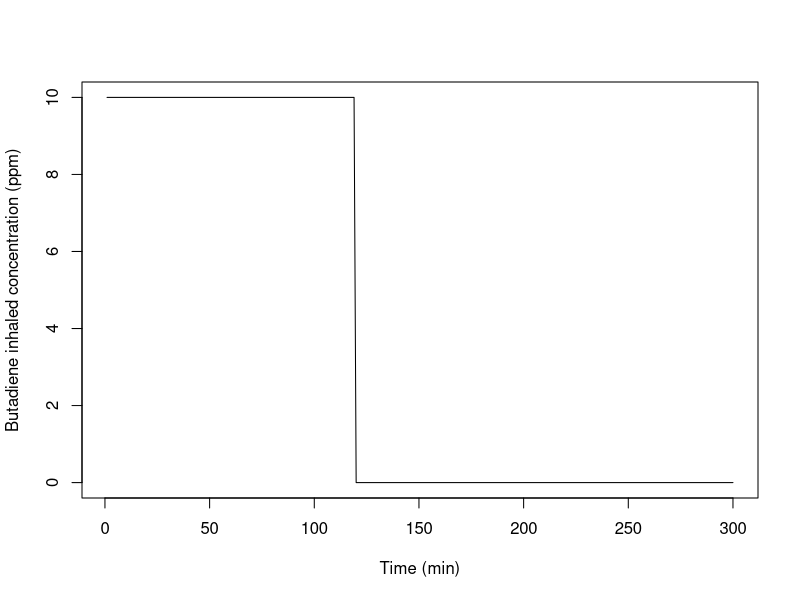
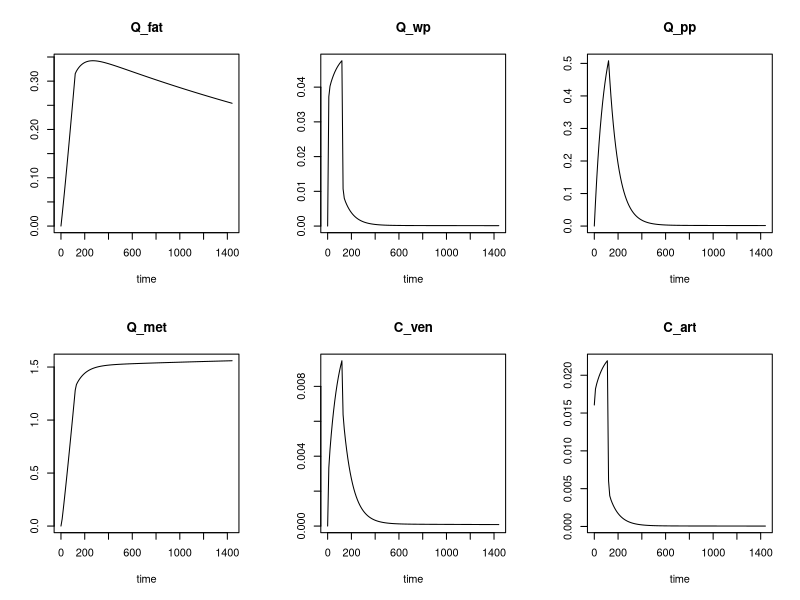

The R script that drew these images, in order:
## ---- chunk 1
knitr::opts_chunk$set(eval = T)
## ---- chunk 2
library(deSolve)
## ---- chunk 3
# Define the model equations
bd.model = function(t, y, parameters) {
  with (as.list(y), {
    with (as.list(parameters), {
      
      # Define some known constants
      Height = 1.6       # use to calculate fraction of body fat
      Age = 40           # use to calculate fraction of body fat
      Sex = 1            # use to calculate fraction of body fat
      MW_bu = 54.0914    # butadiene molecular weight (in grams)

      # Conversions from/to ppm
      ppm_per_mM = 24450 # ppm to mM under normal conditions
      ppm_per_mg_per_l = ppm_per_mM / MW_bu
      mg_per_l_per_ppm = 1 / ppm_per_mg_per_l
      
      # Calculate Flow_alv from total pulmonary flow
      Flow_alv = Flow_pul * (1 - Pct_Deadspace)
      
      # Calculate total blood flow from Flow_alv and the V/P ratio
      Flow_tot = Flow_alv / Vent_Perf
      
      # Calculate fraction of body fat
      Pct_BDM_fat = (1.2 * BDM / (Height * Height) - 10.8 * (2 - Sex) + 0.23 * Age - 5.4) * 0.01
      
      # Actual volumes, 10% of body mass (bones…) get no butadiene
      Eff_V_fat = Pct_BDM_fat * BDM
      Eff_V_wp = Pct_LBDM_wp * BDM * (1 - Pct_BDM_fat)
      Eff_V_pp = 0.9 * BDM - Eff_V_fat - Eff_V_wp
      
      # Calculate actual blood flows from total flow and percent flows
      Flow_fat = Pct_Flow_fat * Flow_tot
      Flow_pp = Pct_Flow_pp * Flow_tot
      Flow_wp = Flow_tot * (1 - Pct_Flow_pp - Pct_Flow_fat)
      
      # Calculate the concentrations
      C_fat = Q_fat / Eff_V_fat
      C_wp = Q_wp / Eff_V_wp
      C_pp = Q_pp / Eff_V_pp
      
      # Venous blood concentrations at the organ exit
      Cout_fat = C_fat / PC_fat
      Cout_wp = C_wp / PC_wp
      Cout_pp = C_pp / PC_pp
      
      # Sum of Flow * Concentration for all compartments
      dQ_ven = Flow_fat * Cout_fat + Flow_wp * Cout_wp + Flow_pp * Cout_pp
      C_inh.current = C_inh(t) # to avoid calling C_inh() twice
      
      # Arterial blood concentration
      # Convert input given in ppm to mg/l to match other units
        C_art = (Flow_alv * C_inh.current * mg_per_l_per_ppm + dQ_ven) / (Flow_tot + Flow_alv / PC_art)
      
      # Venous blood concentration (mg/L)
      C_ven = dQ_ven / Flow_tot
      
      # Alveolar air concentration (mg/L)
      C_alv = C_art / PC_art
      
      # Exhaled air concentration (ppm)
      if (C_alv <= 0) {
        C_exh = 10E-30 # avoid round off errors
      } else {
        C_exh = (1 - Pct_Deadspace) * C_alv * ppm_per_mg_per_l + Pct_Deadspace * C_inh.current
      }
      
      # Quantity metabolized in liver (included in well-perfused)
      dQmet_wp = Kmetwp * Q_wp
      
      # Differentials for quantities
      dQ_fat = Flow_fat * (C_art - Cout_fat)
      dQ_wp = Flow_wp * (C_art - Cout_wp) - dQmet_wp
      dQ_pp = Flow_pp * (C_art - Cout_pp)
      dQ_met = dQmet_wp

      # The function bd.model must return at least the derivatives
      list(c(dQ_fat, dQ_wp, dQ_pp, dQ_met), # derivatives
           c("C_ven" = C_ven, "C_art" = C_art)) # extra outputs

    }) # end with parameters
  }) # end with y
} # end bd.model

## ---- chunk 4
C_inh <- approxfun(x = c(0, 120), y=c(10,0), method = "constant", f = 0, rule = 2) 
## ---- chunk 5
plot(C_inh(1:300), type="l", xlab = "Time (min)", ylab = "Butadiene inhaled concentration (ppm)")
## ---- chunk 6
parameters <- c("BDM" = 73,            # Body mass (kg)
                "Height" = 1.6,        # Body height (m)
                "Age" = 40,            # in years
                "Sex" = 1,             # code 1 is male, 2 is female
                "Flow_pul" = 5,        # Pulmonary ventilation rate (L/min)
                "Pct_Deadspace" = 0.7, # Fraction of pulmonary deadspace
                "Vent_Perf" = 1.14,    # Ventilation over perfusion ratio
                "Pct_LBDM_wp" = 0.2,   # wp tissue as fraction of lean mass
                "Pct_Flow_fat" = 0.1,  # Fraction of cardiac output to fat
                "Pct_Flow_pp" = 0.35,  # ~ to pp
                "PC_art" = 2,          # Blood/air partition coefficient
                "PC_fat" = 22,         # Fat/blood ~
                "PC_wp" = 0.8,         # wp/blood ~
                "PC_pp" = 0.8,         # pp/blood ~
                "Kmetwp" = 0.25)       # Rate constant for metabolism
## ---- chunk 7
y <- c("Q_fat" = 0, # Quantity of butadiene in fat (mg)
       "Q_wp" = 0,  # ~ in well-perfused (mg)
       "Q_pp" = 0,  # ~ in poorly-perfused (mg)
       "Q_met" = 0) # ~ metabolized (mg)
## ---- chunk 8
# Define the computation output times
t <- seq(from=0, to=1440, by=10)
t
## ---- chunk 9
# Solve ODE
out <- ode(times=t, func=bd.model, y=y, parms=parameters)
head(out)
## ---- chunk 10
plot(out)
